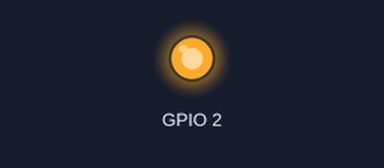
Recording of a sketch running on a simulated ESP8266 (NodeMCU). Shown: output pins drawn as LEDs (lit = HIGH). WiFi joins after 1.5 s; servers stay silent unless stated; what the sketch prints to the serial monitor is not drawn.

Above: at 3.4 s.
At 8.08 s:
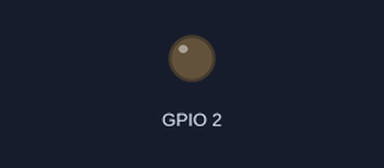
Timing chart, 0 to 8.4 s (numbered marks = the images above):
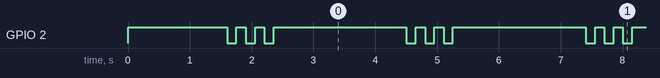

Measured:
- by itself, GPIO 2: repeats every 2.9 s: 2 × (HIGH 0.15 s, LOW 0.15 s), HIGH 2.2 s, LOW 0.15 s
- by itself, everything shown: repeats every 2.9 s, in 6 steps

The sketch:

test_boot.ino
```cpp
/*
 * TEST v5: conecta a red abierta (clave vacia) o protegida.
 * El numero de parpadeos indica el estado de WiFi:
 *   - 3 parpadeos lentos = CONECTADO (muestra la IP por serial)
 *   - 2 parpadeos = no encuentra la red (SSID mal o banda 5 GHz)
 *   - 5 parpadeos = autenticacion rechazada (clave/seguridad)
 *   - 7 parpadeos = se desconecto tras conectar
 *   - otro numero N = estado N-1 (por serial se imprime el codigo exacto)
 */
#include <ESP8266WiFi.h>

const char* WIFI_SSID = "Herazo87";  // SSID del hotspot
const char* WIFI_PASS = "";          // VACIO si la red no tiene clave

void blink(int n, int ms) {
  for (int i = 0; i < n; i++) {
    digitalWrite(2, LOW);
    delay(ms);
    digitalWrite(2, HIGH);
    delay(ms);
  }
}

void setup() {
  Serial.begin(115200);
  Serial.println();
  Serial.printf("TEST: reset: %s\n", ESP.getResetReason().c_str());
  Serial.println("TEST: arranco");
  pinMode(2, OUTPUT);
  digitalWrite(2, HIGH);
  WiFi.persistent(false);
  WiFi.mode(WIFI_STA);
  WiFi.setOutputPower(0);
  Serial.printf("TEST: conectando a %s (con clave: %s)\n",
                WIFI_SSID, strlen(WIFI_PASS) ? "si" : "no");
  if (strlen(WIFI_PASS) == 0) {
    WiFi.begin(WIFI_SSID);
  } else {
    WiFi.begin(WIFI_SSID, WIFI_PASS);
  }
  unsigned long t0 = millis();
  while (WiFi.status() != WL_CONNECTED && (unsigned long)(millis() - t0) < 20000) {
    delay(400);
    Serial.print(".");
  }
  Serial.println();
}

void loop() {
  int st = WiFi.status();
  if (st == WL_CONNECTED) {
    Serial.println("TEST: IP " + WiFi.localIP().toString());
    blink(3, 150);
    delay(2000);
  } else {
    Serial.printf("TEST: estado %d\n", st);
    blink(st + 1, 300);
    delay(2500);
  }
}
```
